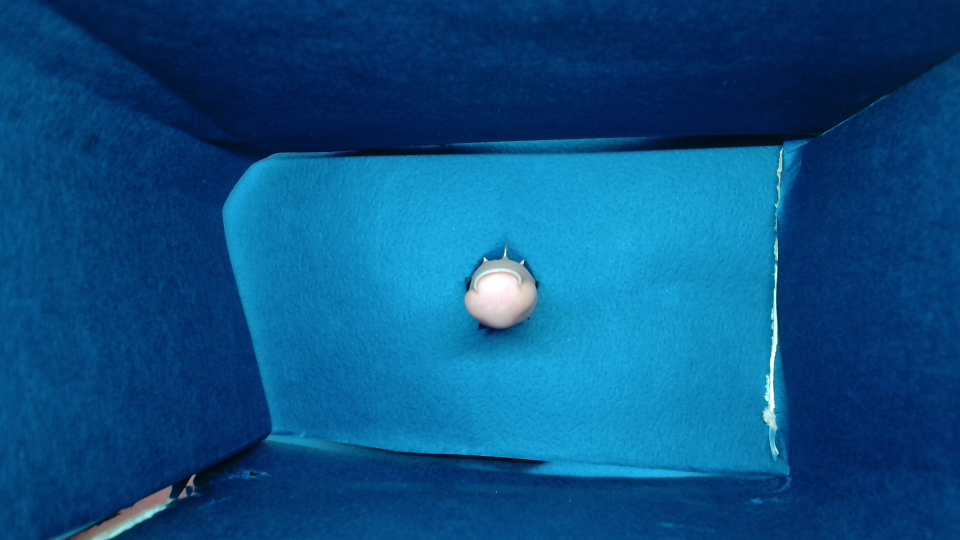
#> input picture scan/sh_images/sh_middle_ccurve.jpg, 1920 x 1080 px, given in place of the camera (shown at 1/2 size)
$ python nail_live.py
#> lines starting #> are read from the running program, lines starting #| are printed output that depends on the picture
### scan/nail_measurer.py
"""
nail_measurer_v6.py
-------------------
Fully automatic per-finger nail measurement using ONE top photo.
Optionally accepts an end-on (C-curve) photo per finger for accurate
sagitta measurement without an ArUco marker.

C-curve methods (in priority order)
-------------------------------------
  1. End-on photo  (--ccurve-top / --ccurve-tops):
       Detects the nail plate as the brightest surface region,
       measures sagitta directly in pixels, scales using the known
       nail width from the top photo.  Most accurate.
  2. Nail-fold brightness fallback (no end-on photo):
       Estimates curvature from the brightness drop at nail edges
       vs. centre in the top photo.  Less accurate but needs no
       extra photo.

Usage (single finger):
    python nail_measurer.py --top index.jpg
                            --finger index --aruco-size 20 --output results/
    # with end-on C-curve photo:
    python nail_measurer.py --top index.jpg --ccurve-top index_ccurve.jpg
                            --finger index --aruco-size 20 --output results/

Usage (batch — ccurve-tops is optional; use "" to skip per finger):
    python nail_measurer.py --batch
        --fingers thumb index middle ring pinky
        --tops   thumb.jpg index.jpg middle.jpg ring.jpg pinky.jpg
        --ccurve-tops thumb_ccurve.jpg "" middle_ccurve.jpg "" ""
        --aruco-size 20 --output results/

Photography requirements (top photo):
    - Finger pointing UP on dark (navy/black) background
    - ArUco marker placed beside finger on same surface
    - Even lighting, no harsh shadows
    - Camera directly above, 30-40cm distance

Photography requirements (end-on C-curve photo):
    - Finger tip pointing toward camera
    - Any background (dark preferred for cleaner segmentation)
    - Camera at the same height as the fingertip
    - No ArUco marker needed
"""

import argparse
import json
import os
import sys

# Console prints in this file use non-ASCII characters (arrows, em-dashes).
# On Windows the console's native codepage (cp949/cp1252/...) can't encode
# them, and print() then raises UnicodeEncodeError and kills the run — not on
# every line, only the ones a given photo happens to trigger (e.g. the
# envelope-rejection message), which is why this surfaced late and
# intermittently rather than on every run. Force UTF-8 on stdout/stderr so it
# never crashes regardless of the console's codepage.
if hasattr(sys.stdout, "reconfigure"):
    sys.stdout.reconfigure(encoding="utf-8", errors="replace")
    sys.stderr.reconfigure(encoding="utf-8", errors="replace")

import cv2
import numpy as np
from scipy.interpolate import splprep, splev
from scipy.ndimage import uniform_filter1d
from scipy.signal import find_peaks, peak_prominences

# ── End-on C-curve measurement (optional, replaces brightness fallback) ──
# Import from measure_ccurve.py which lives in the same directory.
sys.path.insert(0, os.path.dirname(os.path.abspath(__file__)))
try:
    from measure_ccurve import measure_ccurve as _endOn_ccurve
    _ENDON_AVAILABLE = True
except ImportError:
    _ENDON_AVAILABLE = False


# ─────────────────────────────────────────────────────────────
# Constants
# ─────────────────────────────────────────────────────────────

FINGER_NAMES = ["thumb", "index", "middle", "ring", "pinky"]

WL_STANDARD = {
    "thumb":  {"ratio": 0.91, "std_dev": 0.08},
    "index":  {"ratio": 0.91, "std_dev": 0.07},
    "middle": {"ratio": 0.91, "std_dev": 0.06},
    "ring":   {"ratio": 0.91, "std_dev": 0.06},
    "pinky":  {"ratio": 0.90, "std_dev": 0.07},
}

NAIL_COLORS = {
    "thumb":  (255,  80,  80),
    "index":  ( 80, 200,  80),
    "middle": ( 80,  80, 255),
    "ring":   (200,  80, 200),
    "pinky":  ( 80, 200, 200),
}

# Reference dimensions for per-finger size classification: mean +- SD,
# Korean adult women, n=600 (200 each in their 20s/30s/40s), right hand,
# digital vernier caliper. Verified 2026-08-13 against the primary source:
# Yeo, Kim, Park & Kim (2017), "우리나라 성인 여성의 손톱 형태 측정",
# J. Kor. Soc. Cosmetology 23(2), 269-275, Table 4 ("Total" column,
# "middle width" row — the fold-to-fold width at the widest point of the
# plate, matching our width_mm definition; the paper's separate, narrower
# "bottom width" near the cuticle is NOT used here).
STANDARD_NAILS = {
    "thumb":  {"width_mm": 12.60, "width_sd": 0.89, "length_mm": 12.83, "length_sd": 0.80},
    "index":  {"width_mm":  9.83, "width_sd": 0.87, "length_mm": 11.46, "length_sd": 0.87},
    "middle": {"width_mm": 10.38, "width_sd": 0.79, "length_mm": 11.81, "length_sd": 1.04},
    "ring":   {"width_mm":  9.70, "width_sd": 0.88, "length_mm": 11.49, "length_sd": 1.09},
    "pinky":  {"width_mm":  7.85, "width_sd": 0.80, "length_mm":  9.82, "length_sd": 1.06},
}

# Classification runs on a z-score = (measured - mean) / SD, so the
# thresholds below are in standard-deviation units, not mm.
_SIZE_THRESHOLDS = [
    (-2.0, "much_smaller"), (-1.0, "smaller"),
    ( 1.0, "average"),      ( 2.0, "larger"), (float("inf"), "much_larger"),
]

# [5 lines left out: function _size_category, not called in this run]

ARUCO_DICTS = {
    "4x4_50":  cv2.aruco.DICT_4X4_50,
    "4x4_100": cv2.aruco.DICT_4X4_100,
    "5x5_50":  cv2.aruco.DICT_5X5_50,
    "5x5_100": cv2.aruco.DICT_5X5_100,
    "6x6_50":  cv2.aruco.DICT_6X6_50,
    "6x6_100": cv2.aruco.DICT_6X6_100,
}

# Minimum groove ridge response accepted as a nail fold (see
# detect_lateral_edges).  Kept low because the LIT side of the finger responds
# far more weakly than the shadow side; the silhouette is excluded structurally
# rather than by threshold, so a low value here is safe.
LATERAL_THR = 2.5


# ─────────────────────────────────────────────────────────────
# 1. ArUco detection
# ─────────────────────────────────────────────────────────────

def detect_aruco(image: np.ndarray, aruco_size_mm: float):
    gray = cv2.cvtColor(image, cv2.COLOR_BGR2GRAY)
    for name, did in ARUCO_DICTS.items():
        d   = cv2.aruco.getPredefinedDictionary(did)
        det = cv2.aruco.ArucoDetector(d, cv2.aruco.DetectorParameters())
        corners, ids, _ = det.detectMarkers(gray)
        if ids is not None and len(ids) > 0:
            c     = corners[0][0]
            sides = [np.linalg.norm(c[i] - c[(i+1) % 4]) for i in range(4)]
            avg   = float(np.mean(sides))
            mpp   = aruco_size_mm / avg
            print(f"  [ArUco] dict={name}  id={int(ids[0][0])}  "
                  f"avg_side={avg:.1f}px  →  {mpp:.5f} mm/px")
            return mpp, c, int(ids[0][0])
    raise RuntimeError(
        "ArUco marker not detected.\n"
        "  → Ensure marker is fully visible, sharp, and well-lit.\n"
        "  → Generate a fresh marker: python generate_aruco.py"
    )


# ─────────────────────────────────────────────────────────────
# 2. Finger segmentation (resolution-aware)
# ─────────────────────────────────────────────────────────────

# [1813 lines left out: functions segment_finger, row_scan, detect_free_edge, estimate_ccurve_from_nailfold, refine_nail_centers, _fit_edge_robust and 11 more, not called in this run]


# [2 lines that do not run on import are left out]

### scan/nail_live.py
"""
nail_live.py
------------
Live-camera nail measurement with human confirmation.

The difference from nail_capture.py:
    nail_capture.py  → you confirm the PHOTO, then measurement runs blind.
    nail_live.py     → measurement runs continuously on the live feed and the
                       annotated result is what you see on screen. You press
                       OK to accept the MEASUREMENT you are looking at.

That is the whole point: a bad measurement is obvious in the annotated
overlay, so if the human only ever accepts good overlays, bad measurements
can never reach the STL stage.

Usage:
    python nail_live.py --finger index --output out_live
    python nail_live.py --finger index --output out_live --ccurve
    python nail_live.py --finger index --output out_live --shape round almond

Controls:
    ENTER / SPACE : accept now, without waiting for the auto-capture
    R             : clear the measurement history and keep scanning
    Q / ESC       : quit without saving

Hold still — do not roll:
    The reading scatters frame to frame even on a motionless finger (measured:
    the same nail read 10.55mm and 7.47mm 0.8s apart, both frames reporting
    status ok and both overlays looking correct). So a single frame is a draw
    from a noisy distribution, and WHICH frame you accept decides the answer.

    The fix is to hold the finger still and let the tool capture a MEDIAN over
    several consecutive readings. Median, not mean, because the error is
    bistable — it flips between two discrete values rather than wobbling — so a
    minority of bad frames is discarded outright instead of dragging an average.

    Note what is deliberately NOT done: picking the frame with the largest W.
    On a motionless finger the frame-to-frame spread is noise, so selecting the
    "best" frame just selects the most flattering noise draw. An earlier version
    tracked peak W while you rolled the finger, which was sound for rolling
    (foreshortening only ever shrinks W) but is exactly backwards once the
    finger is held still.

    This buys repeatability, not accuracy: a finger held at a consistent tilt
    gives a consistently wrong answer. Pose bias has to be measured separately.

Display:
    Main image    : the latest completed measurement overlay (~1 fps).
                    This is what gets accepted — what you see is what you get.
    Top-right PiP : the raw live feed (30 fps) for positioning your finger.
"""

import argparse
import csv
import json
import math
import os
import contextlib
import subprocess
import sys
import threading
import time
from collections import deque

import cv2
import numpy as np

import nail_measurer as nm

BASE   = os.path.dirname(os.path.abspath(__file__))
SHAPES = ("round", "oval", "almond", "square", "stiletto", "ballerina")

# Measurement is resolution-sensitive (width shifted ~2.5mm between 1920 and
# 640 on the same photo), so the live loop must measure at exactly the
# resolution that gets accepted. No downscaling for speed.
CAM_WIDTH  = 1920
CAM_HEIGHT = 1080

# Median window. ODD on purpose: for an odd count the median width is itself
# one of the observed widths, so the run can be represented by the REAL frame
# that produced it. That keeps the saved PNG, the overlay and the stored numbers
# perfectly consistent — re-measuring the PNG reproduces the stored width
# exactly — instead of pairing a synthetic average with an arbitrary frame.
MEDIAN_N       = 5      # consecutive readings the median is taken over
STABLE_TOL_MM  = 0.3    # max width/length spread across the window to auto-fire

# Kept as an alias: the display's stability line predates the median window.
STABLE_N       = MEDIAN_N

DISPLAY_H = 820         # window height; the full-res frame is what gets saved


# ─────────────────────────────────────────────────────────────
# Per-thread stdout muting
# ─────────────────────────────────────────────────────────────

class _ThreadQuietStdout:
    """sys.stdout replacement that drops writes from threads marked quiet.

    nail_measurer prints a block of diagnostics per measurement, and the
    measurement runs on a background thread ~1x/second. contextlib.
    redirect_stdout cannot be used to silence it: that swaps the *global*
    sys.stdout, so when the worker and the main thread enter/leave their
    contexts in an interleaved order, the wrong stream gets restored and the
    console goes silent for the rest of the run. Muting per thread has no
    such race.
    """

    def __init__(self, real):
        self._real  = real
        self._local = threading.local()

    def set_quiet(self, value):
        prev = getattr(self._local, "quiet", False)
        self._local.quiet = value
        return prev

    def write(self, s):
        if getattr(self._local, "quiet", False):
            return len(s)
        return self._real.write(s)

    def flush(self):
        self._real.flush()

    def __getattr__(self, name):
        return getattr(self._real, name)


_filter      = None
_filter_lock = threading.Lock()


def _ensure_filter():
    global _filter
    with _filter_lock:
        if _filter is None:
            _filter = _ThreadQuietStdout(sys.stdout)
            sys.stdout = _filter
        return _filter


@contextlib.contextmanager
def quiet():
    """Silence prints made by the calling thread only."""
    f    = _ensure_filter()
    prev = f.set_quiet(True)
    try:
        yield
    finally:
        f.set_quiet(prev)


# ─────────────────────────────────────────────────────────────
# Measurement worker
# ─────────────────────────────────────────────────────────────

# [118 lines left out: functions clipped_fraction, unusable_values, draw_width_marker, guide_line_row, draw_guide_line, not called in this run]


def measure_frame(frame, finger, aruco_size_mm):
    """Run the full measurement on one frame.

    Returns a result dict. Never raises: a failed frame (no marker, no finger)
    is a normal event when the user is still positioning their hand.
    """
    try:
        with quiet():
            mpp, corners, marker_id = nm.detect_aruco(frame, aruco_size_mm)
            finger_mask, _, bbox    = nm.segment_finger(frame, corners)
            fbx, fby, fbw, fbh      = bbox
            guide_y = int(round(guide_line_row(corners, fbx + fbw // 2)))
            data = nm.measure_top(frame, mpp, finger_mask, bbox,
                                  aruco_corners=corners, finger=finger,
                                  guide_y=guide_y)

            data.update(nm.apply_wl_correction(finger,
                                               data["width_mm"],
                                               data["length_mm"]))
            data["aspect_ratio"] = round(
                data["width_mm"] / data["length_mm"], 3
            ) if data["length_mm"] else 0.0
            data["_ccurve_method"] = "brightness fallback"

            # Exposure of the lit side. A clipped highlight has no texture left
            # in it, so the groove shadow the width measurement depends on is
            # simply gone: at 77% clipped the fold coverage was 21%, while the
            # sh reference photos clip 0% and reach 58-84%. Coverage alone tells
            # the operator something is wrong; this tells them what to change.
            data["_clip_pct"] = clipped_fraction(frame, data)

            bad = unusable_values(data)
            if bad:
                return {"ok": False, "err": "UNUSABLE " + ", ".join(bad),
                        "t": time.time()}

            # Stashed for the accept path, which redraws the overlay after the
            # c-curve stage. Leading underscore keeps it out of the JSON.
            data["_mpp"] = mpp

            overlay = draw_guide_line(draw_width_marker(
                nm.draw_annotated(frame, data, corners, finger), data, mpp),
                corners)

        return {"ok": True, "frame": frame, "data": data,
                "corners": corners, "overlay": overlay, "t": time.time()}

    except Exception as e:
        return {"ok": False, "err": str(e).split("\n")[0], "t": time.time()}


class MeasureWorker(threading.Thread):
    """Measures the most recent frame, over and over, in the background."""

    def __init__(self, finger, aruco_size_mm):
#> in read, frame is the input picture: shape (1080, 1920, 3); mean B, G, R 132.5, 80.1, 10
        super().__init__(daemon=True)
        self.finger     = finger
        self.aruco_size = aruco_size_mm
        self._lock      = threading.Lock()
        self._pending   = None      # newest frame waiting to be measured
        self._result    = None      # newest completed result
        self._stop      = threading.Event()

    def submit(self, frame):
        with self._lock:
            self._pending = frame

    def latest(self):
        with self._lock:
            return self._result

    def stop(self):
        self._stop.set()

    def run(self):
        while not self._stop.is_set():
            with self._lock:
                frame, self._pending = self._pending, None
            if frame is None:
                time.sleep(0.01)
                continue
            result = measure_frame(frame, self.finger, self.aruco_size)
            with self._lock:
                self._result = result


# ─────────────────────────────────────────────────────────────
# Display
# ─────────────────────────────────────────────────────────────

def stability(history):
    """(is_stable, width_spread, length_spread) over the recent results.

    `history` holds full result dicts so the window can be reduced to the actual
    frame that produced the median (see median_result).
    """
    if len(history) < MEDIAN_N:
        return False, None, None
    ws = [h["data"]["width_mm"] for h in history]
    ls = [h["data"]["length_mm"] for h in history]
    dw, dl = max(ws) - min(ws), max(ls) - min(ls)
    return (dw <= STABLE_TOL_MM and dl <= STABLE_TOL_MM), dw, dl


# [9 lines left out: function median_result, not called in this run]


def put(img, text, xy, color, scale=0.62, thick=2):
    cv2.putText(img, text, xy, cv2.FONT_HERSHEY_SIMPLEX, scale, (0, 0, 0),
                thick + 3, cv2.LINE_AA)
    cv2.putText(img, text, xy, cv2.FONT_HERSHEY_SIMPLEX, scale, color,
                thick, cv2.LINE_AA)


# [5 lines left out: function hint_bar, not called in this run]


def compose(result, live_frame, history, finger, n_measured):
    """Build the window image: measured overlay + live PiP + status bar."""
#> called with finger = 'index', n_measured = 0
    have = result is not None and result.get("ok")
    base = result["overlay"] if have else live_frame

    scale = DISPLAY_H / base.shape[0]
    view  = cv2.resize(base, (int(base.shape[1] * scale), DISPLAY_H))
    h, w  = view.shape[:2]

    # Live picture-in-picture so the user can position the finger while the
    # main image is up to a second behind.
    pip_w = w // 4
    pip   = cv2.resize(live_frame, (pip_w, int(live_frame.shape[0] * pip_w /
                                               live_frame.shape[1])))
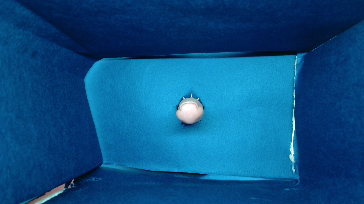
#> pip: shape (204, 364, 3); mean B, G, R 132.4, 80, 9.9
    ph, pw = pip.shape[:2]
    view[10:10 + ph, w - pw - 10:w - 10] = pip
    cv2.rectangle(view, (w - pw - 10, 10), (w - 10, 10 + ph), (200, 200, 200), 2)
    put(view, "LIVE", (w - pw - 4, 30), (200, 200, 200), 0.5, 1)

    if not have:
        msg = "Measuring..." if result is None else f"NO READING: {result['err']}"
        cv2.rectangle(view, (0, 0), (w - 1, h - 1), (0, 0, 255), 8)
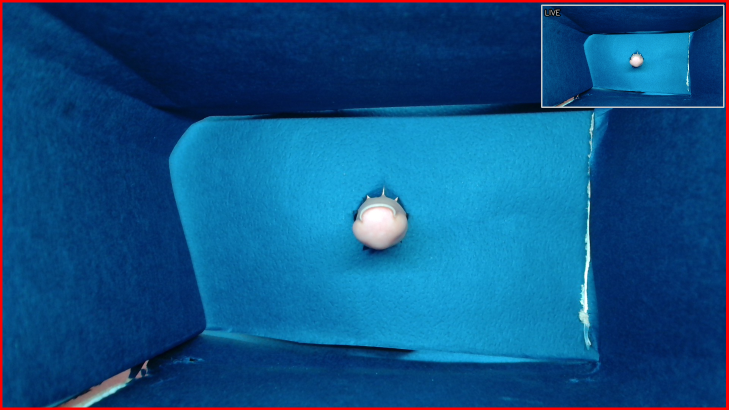
#> view: shape (820, 1457, 3) (shown at 1/2 size); mean B, G, R 133.7, 82.1, 15.7
        put(view, msg, (14, 40), (0, 80, 255), 0.8)
#> (the rest of the program and of its run is left out)
